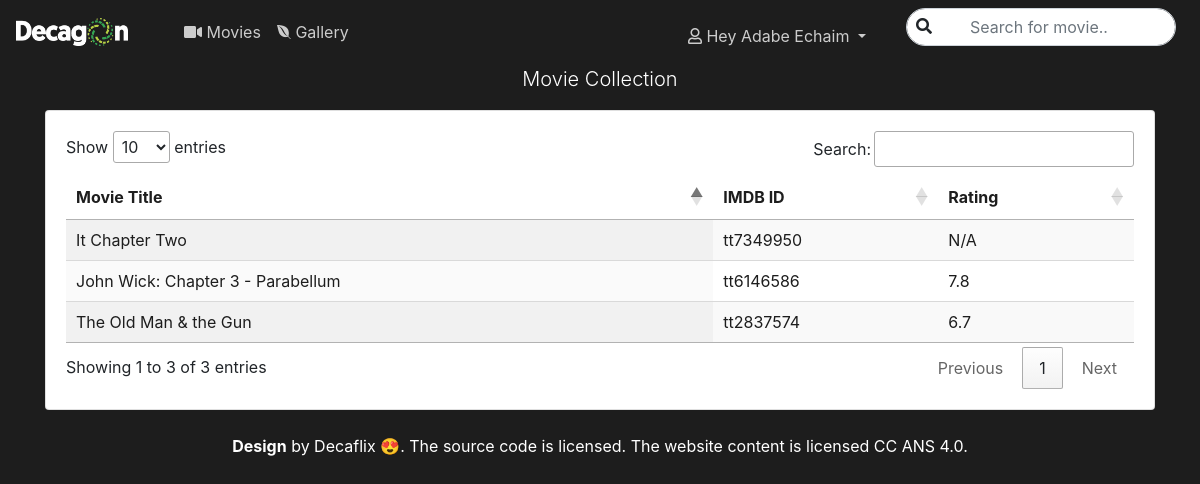
/collection (signed in), run on the app's committed database.
### tables this page shows
CREATE TABLE "collection" (
	"id"	TEXT NOT NULL UNIQUE,
	"user_id"	INTEGER,
	"title"	TEXT NOT NULL,
	"rating"	TEXT,
	"price"	INTEGER,
	PRIMARY KEY("id")
);

### application.py (the view)
@app.route('/collection', methods=['GET'])
def collection():
    if request.method == 'GET':
        user_id = session["user_id"]
        collection = db.execute("SELECT * FROM collection WHERE user_id = :user_id", user_id=user_id)
        print(collection)
        return render_template("collection.html",collection=collection)

### sql.py (called while the page is built, shortened)
def _parse_placeholder(token):
    if not isinstance(token, sqlparse.sql.Token) or token.ttype != sqlparse.tokens.Name.Placeholder:
        raise TypeError()
    if token.value == "?":
        return "qmark", None
    matches = re.search(r"^:([1-9]\d*)$", token.value)
    if matches:
        return "numeric", int(matches.group(1)) - 1
    matches = re.search(r"^:([a-zA-Z]\w*)$", token.value)
    if matches:
        return "named", matches.group(1)

### templates/collection.html (shortened to what this page needs)
{% extends 'layout.html' %}
{% block style %}
    <link rel="stylesheet" type="text/css" href="https://cdn.datatables.net/1.10.19/css/jquery.dataTables.css" />
{% endblock %}
{% block main %}
<div class="container">
        <div class="para">
                <div>
                    <p class="lead para-txt text-center" style="color: #ffffff;"> Movie Collection</p>
                </div>
            </div>
    <div class="card">
        <div class="card-body">
            <div class="movie-tables">
                <table id="table_id" class="display">
                  <thead>
                    <tr>
                      <th scope="col">Movie Title</th>
                      <th scope="col">IMDB ID</th>
                      <th scope="col">Rating</th>
                    </tr>
                  </thead>
                  <tbody>
                {% for movie in collection %}
                    <tr>
                      <td>{{movie["title"]}}</td>
                      <td>{{movie["id"]}}</td>
                      <td>{{movie["rating"]}}</td>
                    </tr>
                {% endfor %}
                  </tbody>
                </table>
              </div>
        </div>
    </div>
</div>
{% endblock %}

### static/style.css (style rules this page uses)
body, html { background-color: #1d1d1d; }
.para { display: flex; justify-content: center; }
.para-txt { display: flex; justify-content: center; max-width: 700px; }
.display { color: #1d1d1d; }

### data on the page
collection: title "It Chapter Two", id "tt7349950", rating "N/A"
collection: title "The Old Man & the Gun", id "tt2837574", rating "6.7"
collection: title "John Wick: Chapter 3 - Parabellum", id "tt6146586", rating "7.8"

### other printed values
{{ session.name }} "Adabe Echaim"
